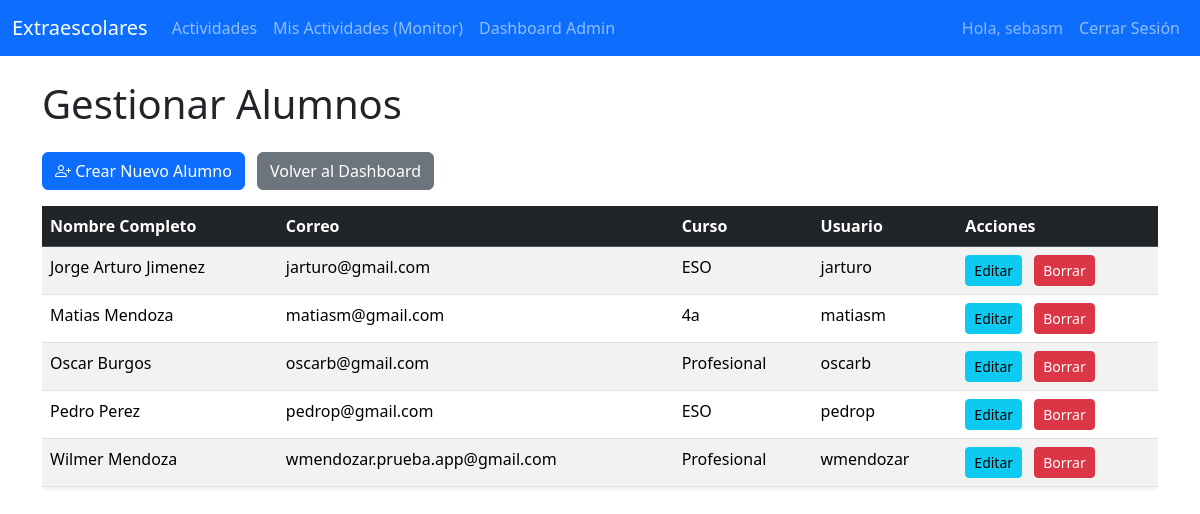
The page /actividades/admin-dashboard/alumnos/ (signed in) on the database its author committed.
### actividades/models.py (models this page shows, shortened)
class Alumno(models.Model):
    usuario = models.OneToOneField(User, on_delete=models.CASCADE)
    nombre_completo = models.CharField(max_length=200)
    correo = models.EmailField(unique=True) # El correo será único
    curso = models.CharField(max_length=50)

### actividades/views.py (the view)
# urls.py: path('admin-dashboard/alumnos/', views.admin_lista_alumnos, name='admin_lista_alumnos'),
@login_required
@user_passes_test(is_admin, login_url='/login/')
def admin_lista_alumnos(request):
    alumnos = Alumno.objects.all().order_by('nombre_completo')
    context = {'alumnos': alumnos}
    return render(request, 'actividades/admin_lista_alumnos.html', context)

### actividades/views.py (called while the page is built)
def is_admin(user):
    return user.is_authenticated and user.is_staff

### templates/actividades/admin_lista_alumnos.html (shortened to what this page needs)
{% extends 'base.html' %}
{% block content %}
<h1 class="mb-4">Gestionar Alumnos</h1>
<a href="{% url 'admin_crear_alumno' %}" class="btn btn-primary mb-3">
    <i class="bi bi-person-plus"></i> Crear Nuevo Alumno
</a>
<a href="{% url 'admin_dashboard' %}" class="btn btn-secondary mb-3 ms-2">
    Volver al Dashboard
</a>
{% if alumnos %}
    <div class="table-responsive">
        <table class="table table-hover table-striped shadow-sm">
            <thead class="table-dark">
                <tr>
                    <th>Nombre Completo</th>
                    <th>Correo</th>
                    <th>Curso</th>
                    <th>Usuario</th>
                    <th>Acciones</th>
                </tr>
            </thead>
            <tbody>
                {% for alumno in alumnos %}
                <tr>
                    <td>{{ alumno.nombre_completo }}</td>
                    <td>{{ alumno.correo }}</td>
                    <td>{{ alumno.curso }}</td>
                    <td>{{ alumno.usuario.username }}</td>
                    <td>
                        <a href="{% url 'admin_editar_alumno' alumno.id %}" class="btn btn-sm btn-info me-2">Editar</a>
                        <a href="{% url 'admin_borrar_alumno' alumno.id %}" class="btn btn-sm btn-danger">Borrar</a>
                    </td>
                </tr>
                {% endfor %}
            </tbody>
        </table>
    </div>
{% else %}
    <div class="alert alert-info" role="alert">
        No hay alumnos registrados.
    </div>
{% endif %}
{% endblock %}

### templates/base.html (shortened to what this page needs)
{% load static %}
<!DOCTYPE html>
<html lang="es">
<head>
    <link href="https://cdn.jsdelivr.net/npm/bootstrap@5.3.3/dist/css/bootstrap.min.css" rel="stylesheet">
    <link rel="stylesheet" href="https://cdn.jsdelivr.net/npm/bootstrap-icons@1.11.3/font/bootstrap-icons.min.css">
</head>
<body>
    <nav class="navbar navbar-expand-lg navbar-dark bg-primary">
        <div class="container-fluid">
            <a class="navbar-brand" href="{% url 'lista_actividades' %}">Extraescolares</a>
            <div class="collapse navbar-collapse" id="navbarNav">
                <ul class="navbar-nav me-auto mb-2 mb-lg-0">
                    <li class="nav-item">
                        <a class="nav-link" href="{% url 'lista_actividades' %}">Actividades</a>
                    </li>
                    {% if user.is_authenticated %}
                        {% if not user.alumno and user.is_staff %}
                        <li class="nav-item">
                            <a class="nav-link" href="{% url 'actividades_monitor' %}">Mis Actividades (Monitor)</a>
                        </li>
                        {% endif %}
                        {% if user.is_staff %}
                        <li class="nav-item">
                            <a class="nav-link" href="{% url 'admin_dashboard' %}">Dashboard Admin</a>
                        </li>
                        {% endif %}
                    {% endif %}
                </ul>
                <ul class="navbar-nav">
                    {% if user.is_authenticated %}
                        <li class="nav-item">
                            <span class="nav-link text-white-50">Hola, {{ user.username }}</span>
                        </li>
                        <li class="nav-item">
                            <a class="nav-link" href="{% url 'logout' %}">Cerrar Sesión</a>
                        </li>
                    {% endif %}
                </ul>
            </div>
        </div>
    </nav>
    <div class="container mt-4">
        {% block content %}
        {% endblock %}
    </div>
</body>
</html>

### rows shown on the page
Alumno: nombre_completo "Jorge Arturo Jimenez", correo "jarturo@gmail.com", curso "ESO", usuario.username "jarturo"
Alumno: nombre_completo "Matias Mendoza", correo "matiasm@gmail.com", curso "4a", usuario.username "matiasm"
Alumno: nombre_completo "Oscar Burgos", correo "oscarb@gmail.com", curso "Profesional", usuario.username "oscarb"
Alumno: nombre_completo "Pedro Perez", correo "pedrop@gmail.com", curso "ESO", usuario.username "pedrop"
Alumno: nombre_completo "Wilmer Mendoza", correo "wmendozar.prueba.app@gmail.com", curso "Profesional", usuario.username "wmendozar"

### other values the page prints
{{ user.username }} "sebasm"
